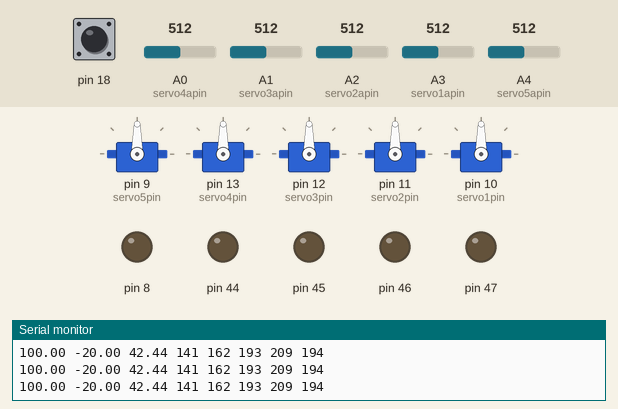
A sketch run on a simulated Arduino Mega 2560, built with avr-gcc and run on an emulated ATmega2560. Parts: 5 × servo, output pins drawn as LEDs (lit = HIGH), the last lines printed to the serial monitor. The inputs (shaded band) are chosen by the test bench; at power-on: pin 18 HIGH, A0 (servo4apin) = 512, A1 (servo3apin) = 512, A2 (servo2apin) = 512, A3 (servo1apin) = 512, A4 (servo5apin) = 512.

Above: at 1.2 s.
1.3 s: pin 18 pulled LOW for 1 s
At 3.7 s:
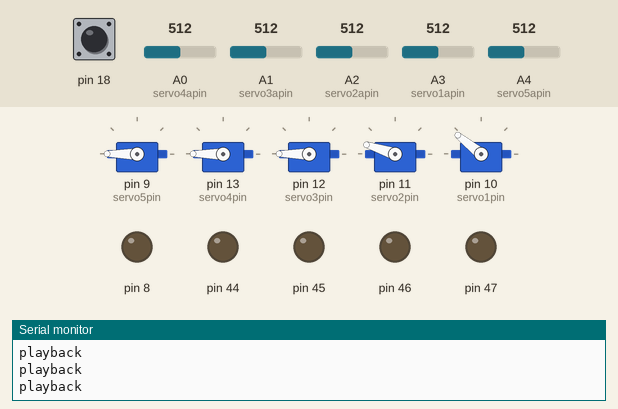
Timing chart, 0 to 5.7 s (numbered marks = the images above; inputs shaded):
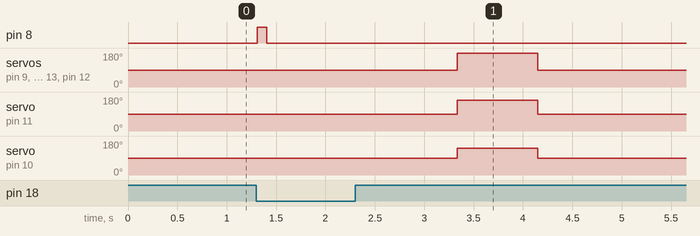

Measured:
- after the input at 1.3 s, pin 8: LOW → HIGH at once, → LOW 0.10 s later; servo on pin 9 (servo5pin), servo on pin 13 (servo4pin), servo on pin 12 (servo3pin): 90° → 180° after 2.0 s, → 90° 0.82 s later; servo on pin 11 (servo2pin): 90° → 162° after 2.0 s, → 90° 0.82 s later; servo on pin 10 (servo1pin): 90° → 141° after 2.0 s, → 90° 0.82 s later

The sketch:

Servo_Control_1.ino
```cpp
#include <Servo.h>

// Torso: 0-180
//        0-210 degrees
//       analog 75-632

// Shoulder: 0-160
//           theta1 vertical = 80
//            analog 68-560
// Elbow: 0-180
//        theta2 straight = 110
//        analog 93-483

// Wrist: 0-180
//        no limits
//        analog 106-456


// Pinch: 0-180
//        75-100-170
//        263-460

Servo servo5;
Servo servo4;
Servo servo3;
Servo servo2;
Servo servo1;

#define servo5pin 9
#define servo5apin 4
#define servo4pin 13
#define servo4apin 0
#define servo3pin 12
#define servo3apin 1
#define servo2pin 11
#define servo2apin 2
#define servo1pin 10
#define servo1apin 3


String incoming_string;
String data;
int servo_angles[5];
int inputlength = 0;
int res;

int s11 = 90;
int s22 = 90;
int s33 = 90;
int s44 = 90;
int s55 = 90;

int s11p;
int s22p;
int s33p;
int s44p;
int s55p;

int s5_amin = 107;
int s5_amax = 481;
int s4_amin = 108;
int s4_amax = 455;
int s3_amin = 93;
int s3_amax = 483;
int s2_amin = 68;
int s2_amax = 560;
int s1_amin = 75;
int s1_amax = 632;

int s5_cur_analog;
int s5_cur_degree;
int s4_cur_analog;
int s4_cur_degree;
int s3_cur_analog;
int s3_cur_degree;
int s2_cur_analog;
int s2_cur_degree;
int s1_cur_analog;
int s1_cur_degree;


float a;
float b;
float groundsmash;

int servoPositions [6];
bool recordflag = 0;

int s1_storage[600];
int s2_storage[600];
int s3_storage[600];
int s4_storage[600];
int s5_storage[600];
int frames = 600;
int frame_delay = 35;

void setup() {
  Serial.begin(115200);
  Serial.setTimeout(2);
  servo5.attach(servo5pin);
  servo4.attach(servo4pin);
  servo3.attach(servo3pin);
  servo2.attach(servo2pin);
  servo1.attach(servo1pin);

  pinMode(8, OUTPUT);
  pinMode(18, INPUT_PULLUP);
//  attachInterrupt(digitalPinToInterrupt(18), record, FALLING);
  pinMode(44, OUTPUT);
  pinMode(45, OUTPUT);
  pinMode(46, OUTPUT);
  pinMode(47, OUTPUT);
  digitalWrite(44, LOW);
  digitalWrite(45, LOW);
  digitalWrite(46, LOW);
  digitalWrite(47, LOW);

}

void loop() {

  serial_read();
  analog_read();
  servo_write();
  record2();
  if (recordflag == 1){
    playback();
  }

  Serial.print(a);
  Serial.print(' ');
  Serial.print(b);
  Serial.print(' ');
  Serial.print(groundsmash);
  Serial.print(' ');
  Serial.print(s1_cur_degree);
  Serial.print(' ');
  Serial.print(s2_cur_degree);
  Serial.print(' ');
  Serial.print(s3_cur_degree);
  Serial.print(' ');
  Serial.print(s4_cur_degree);
  Serial.print(' ');
  Serial.print(s5_cur_degree);
  Serial.print('\n');

  delay(10);
}

void playback(){
  delay(1000);
  for (int x = 0; x<frames;x++){
     servo1.write(s1_storage[x]);
     servo2.write(s2_storage[x]);
     servo3.write(s3_storage[x]);
     servo4.write(s4_storage[x]);
     servo5.write(s5_storage[x]);
     Serial.println("playback");
     delay(frame_delay);
    }
    recordflag = 0;
}

void record2(){

  if(digitalRead(18) == 0){
  servo1.detach();
  servo2.detach();
  servo3.detach();
  servo4.detach();
  servo5.detach();

   digitalWrite(8, HIGH);
   delay(100);
   digitalWrite(8, LOW);
   delay(100);

   for (int x = 0; x<frames;x++){
     s1_storage[x] = 90;
     s2_storage[x] = 90;
     s3_storage[x] = 90;
     s4_storage[x] = 90;
     s5_storage[x] = 90;
    }

   int count = 0;
   while(digitalRead(18) == 0)
   {
      s5_cur_analog = analogRead(servo5apin);
      s5_cur_degree = map(s5_cur_analog, s5_amin, s5_amax, 0, 180);
      s4_cur_analog = analogRead(servo4apin);
      s4_cur_degree = map(s4_cur_analog, s4_amin, s4_amax, 0, 180);
      s3_cur_analog = analogRead(servo3apin);
      s3_cur_degree = map(s3_cur_analog, s3_amin, s3_amax, 0, 180);
      s2_cur_analog = analogRead(servo2apin);
      s2_cur_degree = map(s2_cur_analog, s2_amin, s2_amax, 0, 180);
      s1_cur_analog = analogRead(servo1apin);
      s1_cur_degree = map(s1_cur_analog, s1_amin, s1_amax, 0, 180);
//      Serial.print("s1");
//      Serial.print(s1_cur_degree;
//      Serial.print("s2");
//      Serial.print(s2_cur_degree);
//      Serial.print("s3");
//      Serial.print(s3_cur_degree);
//      Serial.print("s4");
//      Serial.print(s4_cur_degree);
//      Serial.print("s5");
//      Serial.print(s5_cur_degree);
//      Serial.print('\n');
      if (count < frames){
      s1_storage[count] = s1_cur_degree;
      s2_storage[count] = s2_cur_degree;
      s3_storage[count] = s3_cur_degree;
      s4_storage[count] = s4_cur_degree;
      s5_storage[count] = s5_cur_degree;
      }
      Serial.println("recording");
      count++;
      delay(frame_delay);
   }
  servo5.attach(servo5pin);
  servo4.attach(servo4pin);
  servo3.attach(servo3pin);
  servo2.attach(servo2pin);
  servo1.attach(servo1pin);
  recordflag = 1;
  }


}

void record()
{
  servo1.detach();
  servo2.detach();
  servo3.detach();
  servo4.detach();
  servo5.detach();

   digitalWrite(13, HIGH);
   delay(100);
   digitalWrite(13, LOW);
   delay(100);

   int count = 0;
   while(digitalRead(18) == 0)
   {

      s5_cur_analog = analogRead(servo5apin);
      s5_cur_degree = map(s5_cur_analog, s5_amin, s5_amax, 0, 180);
      s4_cur_analog = analogRead(servo4apin);
      s4_cur_degree = map(s4_cur_analog, s4_amin, s4_amax, 0, 180);
      s3_cur_analog = analogRead(servo3apin);
      s3_cur_degree = map(s3_cur_analog, s3_amin, s3_amax, 0, 180);
      s2_cur_analog = analogRead(servo2apin);
      s2_cur_degree = map(s2_cur_analog, s2_amin, s2_amax, 0, 180);
      s1_cur_analog = analogRead(servo1apin);
      s1_cur_degree = map(s1_cur_analog, s1_amin, s1_amax, 0, 180);
//      Serial.print("s1");
//      Serial.print(s1_cur_degree;
//      Serial.print("s2");
//      Serial.print(s2_cur_degree);
//      Serial.print("s3");
//      Serial.print(s3_cur_degree);
//      Serial.print("s4");
//      Serial.print(s4_cur_degree);
//      Serial.print("s5");
//      Serial.print(s5_cur_degree);
//      Serial.print('\n');
      s1_storage[count] = s1_cur_degree;

      Serial.println(s1_storage[count]);
      count++;
      delayMicroseconds(1000000);
   }
  servo5.attach(servo5pin);
  servo4.attach(servo4pin);
  servo3.attach(servo3pin);
  servo2.attach(servo2pin);
  servo1.attach(servo1pin);

}

void servo_write(){

  s55 = constrain(s55, 75, 170);
  s44 = constrain(s44, 0, 180);
  s33 = constrain(s33, 0, 180);
  s22 = constrain(s22, 0, 160);
  s11 = constrain(s11, 0, 180);

  a = s22 + 10;
  b = s33 - 110;
  groundsmash = 6.00 + 16.00*sin(a*PI/180.00) + 21.00*cos(b*PI/180.00)*sin(a*PI/180.00) + 21.00*sin(b*PI/180.00)*cos(a*PI/180.00);


  if (groundsmash > 5){
    servo3.write(s33);
    servo2.write(s22);
    servo5.write(s55);
    servo4.write(s44);
    servo1.write(s11);

  }
  else {
    servo5.write(s55);
    servo4.write(s44);
    servo1.write(s11);
    Serial.println("naaaaa");
  }
}


void analog_read(){

  s5_cur_analog = analogRead(servo5apin);
  s5_cur_degree = map(s5_cur_analog, s5_amin, s5_amax, 0, 180);
  s4_cur_analog = analogRead(servo4apin);
  s4_cur_degree = map(s4_cur_analog, s4_amin, s4_amax, 0, 180);
  s3_cur_analog = analogRead(servo3apin);
  s3_cur_degree = map(s3_cur_analog, s3_amin, s3_amax, 0, 180);
  s2_cur_analog = analogRead(servo2apin);
  s2_cur_degree = map(s2_cur_analog, s2_amin, s2_amax, 0, 180);
  s1_cur_analog = analogRead(servo1apin);
  s1_cur_degree = map(s1_cur_analog, s1_amin, s1_amax, 0, 180);

}

void serial_read() {
char inputbuffer[20];
  while (Serial.available()){
    char inchar = Serial.read();

    if (inchar == '\n'){
      inputbuffer[inputlength] = '\0';
      int s1;
      int s2;
      int s3;
      int s4;
      int s5;
      res = sscanf(inputbuffer, "s1%ds2%ds3%ds4%ds5%d", &s1, &s2, &s3, &s4, &s5);
      inputlength = 0;
      s11 = s1;
      s22 = s2;
      s33 = s3;
      s44 = s4;
      s55 = s5;
//      Serial.print(',');
//      Serial.print(s1);
//      Serial.print(' ');
//      Serial.print(s2);
//      Serial.print(' ');
//      Serial.print(s4);
//      Serial.print(' ');
//      Serial.print(s4);
//      Serial.print(' ');
//      Serial.print(s5);
//      Serial.print('\n');

    }
    else{
      inputbuffer[inputlength] = inchar;
      inputlength++;
    }
}


}
```
